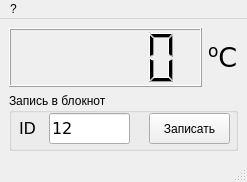
<?xml version="1.0" encoding="UTF-8"?>
<ui version="4.0">
 <class>fpTemp</class>
 <widget class="QMainWindow" name="fpTemp">
  <property name="geometry">
   <rect>
    <x>0</x>
    <y>0</y>
    <width>247</width>
    <height>182</height>
   </rect>
  </property>
  <property name="windowTitle">
   <string>Температура</string>
  </property>
  <widget class="QWidget" name="centralwidget">
   <layout class="QGridLayout" name="gridLayout">
    <item row="0" column="0">
     <widget class="QLCDNumber" name="lcdTemp">
      <property name="sizePolicy">
       <sizepolicy hsizetype="Minimum" vsizetype="Preferred">
        <horstretch>1</horstretch>
        <verstretch>0</verstretch>
       </sizepolicy>
      </property>
     </widget>
    </item>
    <item row="0" column="1">
     <widget class="QLabel" name="llData">
      <property name="sizePolicy">
       <sizepolicy hsizetype="Preferred" vsizetype="Preferred">
        <horstretch>0</horstretch>
        <verstretch>0</verstretch>
       </sizepolicy>
      </property>
      <property name="font">
       <font>
        <family>Verdana</family>
        <pointsize>20</pointsize>
       </font>
      </property>
      <property name="frameShape">
       <enum>QFrame::NoFrame</enum>
      </property>
      <property name="frameShadow">
       <enum>QFrame::Sunken</enum>
      </property>
      <property name="text">
       <string>&lt;sup&gt;o&lt;/sup&gt;С</string>
      </property>
     </widget>
    </item>
    <item row="1" column="0" colspan="2">
     <widget class="QGroupBox" name="groupBox_2">
      <property name="title">
       <string>Запись в блокнот</string>
      </property>
      <widget class="QLineEdit" name="leID">
       <property name="geometry">
        <rect>
         <x>40</x>
         <y>20</y>
         <width>81</width>
         <height>31</height>
        </rect>
       </property>
       <property name="sizePolicy">
        <sizepolicy hsizetype="Expanding" vsizetype="Preferred">
         <horstretch>0</horstretch>
         <verstretch>0</verstretch>
        </sizepolicy>
       </property>
       <property name="font">
        <font>
         <family>Verdana</family>
         <pointsize>12</pointsize>
        </font>
       </property>
       <property name="text">
        <string>12</string>
       </property>
       <property name="frame">
        <bool>true</bool>
       </property>
      </widget>
      <widget class="QToolButton" name="tbSaveToNotepad_">
       <property name="geometry">
        <rect>
         <x>140</x>
         <y>20</y>
         <width>81</width>
         <height>31</height>
        </rect>
       </property>
       <property name="focusPolicy">
        <enum>Qt::NoFocus</enum>
       </property>
       <property name="text">
        <string>Записать</string>
       </property>
      </widget>
      <widget class="QLabel" name="label_4">
       <property name="geometry">
        <rect>
         <x>10</x>
         <y>20</y>
         <width>31</width>
         <height>31</height>
        </rect>
       </property>
       <property name="font">
        <font>
         <family>Verdana</family>
         <pointsize>12</pointsize>
        </font>
       </property>
       <property name="text">
        <string>ID</string>
       </property>
      </widget>
     </widget>
    </item>
   </layout>
  </widget>
  <widget class="QMenuBar" name="menubar">
   <property name="geometry">
    <rect>
     <x>0</x>
     <y>0</y>
     <width>247</width>
     <height>21</height>
    </rect>
   </property>
   <widget class="QMenu" name="muAbout">
    <property name="title">
     <string>?</string>
    </property>
   </widget>
   <addaction name="muAbout"/>
  </widget>
  <widget class="QStatusBar" name="statusbar"/>
 </widget>
 <resources/>
 <connections/>
</ui>
